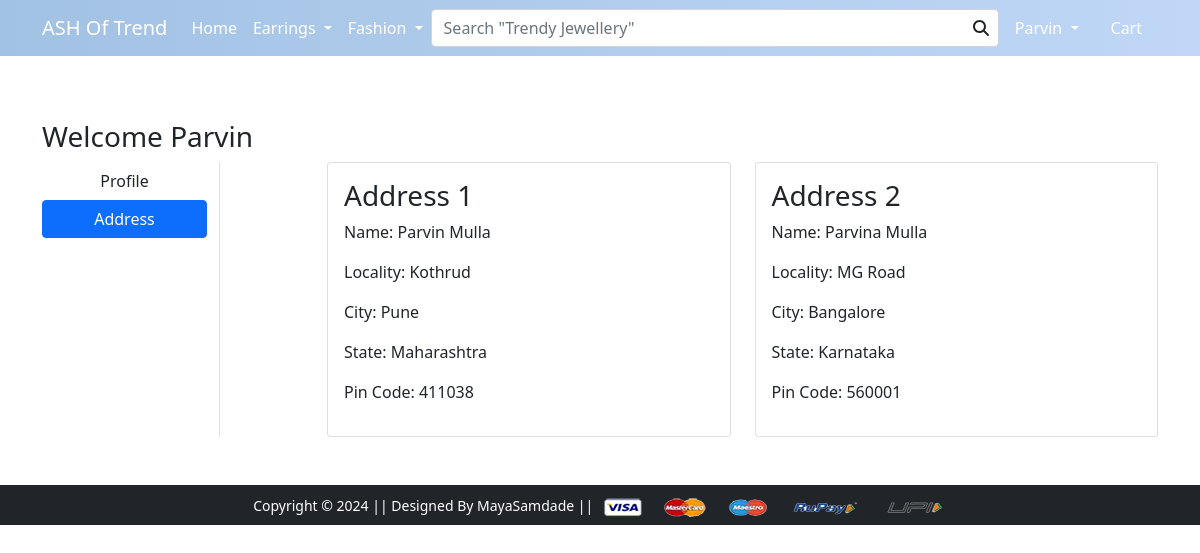
Page /address/ (signed in) on the committed database.
### app/models.py (models this page shows, shortened)
class Customer(models.Model):
    user = models.ForeignKey(User, on_delete=models.CASCADE)
    name = models.CharField(max_length=200)
    locality = models.CharField(max_length=200)
    city = models.CharField(max_length=50)
    zipcode = models.IntegerField()
    state = models.CharField(choices=STATE_CHOICES, max_length=50)

### app/views.py (the view)
# urls.py: path('address/', views.address, name='address'),
@login_required
def address(request):
    add = Customer.objects.filter(user=request.user)  # Only fetch addresses for the logged-in user
    return render(request, 'app/address.html', {'add': add, 'active': 'btn-primary'})

### app/context_processors.py (called while the page is built)
def cart_item_count(request):
    count = 0
    if request.user.is_authenticated:
        count = Cart.objects.filter(user=request.user).count()
    if count > 0:
        return {'cart_item_count': count}
    return {'cart_item_count': 0}

### app/templates/app/address.html (shortened to what this page needs)
{% extends 'app/base.html' %}
{% load static %}
{% block main-content %}
<div class="container my-5"><br><br><br>
    <div class="row">
        <h3>Welcome <span class="text-capitalize">{{request.user}}</span></h3>
        <div class="col-sm-2 border-end">
            <ul class="list-unstyled">
                <li class="d-grid"><a href="{% url 'profile' %}" class="btn">Profile</a></li>
                <li class="d-grid"><a href="{% url 'address' %}" class="btn {{active}}">Address</a></li>
            </ul>
        </div>
        <div class="col-sm-9 offset-sm-1">
            <div class="row">
                {% for ad in add %}
                <div class="col-sm-6">
                    <div class="card">
                        <div class="card-body">
                            <h3>Address {{forloop.counter}}</h3>
                            <p>Name: {{ad.name}}</p>
                            <p>Locality: {{ad.locality}}</p>
                            <p>City: {{ad.city}}</p>
                            <p>State: {{ad.state}}</p>
                            <p>Pin Code: {{ad.zipcode}}</p>
                        </div>
                    </div>
                </div>
                {% endfor %}
            </div>
        </div>
    </div>
</div>
{% endblock main-content %}

### app/templates/app/base.html (shortened to what this page needs)
<!doctype html>
{% load static %}
<html lang="en">
  <head>
    <link href="https://cdn.jsdelivr.net/npm/bootstrap@5.0.0-beta1/dist/css/bootstrap.min.css" rel="stylesheet">
    <link rel="stylesheet" href="{% static 'app/css/owl.carousel.min.css' %}">
    <link rel="stylesheet" href="{% static 'app/css/all.min.css' %}">
    <link rel="stylesheet" href="{% static 'app/css/style.css' %}">
  </head>
  <body>
    <nav class="navbar navbar-expand-lg navbar-dark fixed-top" style="background: linear-gradient(to right, #a2c2e3, #c0d7f7);">
      <div class="container">
        <a class="navbar-brand" href="/">ASH Of Trend</a>
        <div class="collapse navbar-collapse" id="navbarSupportedContent">
          <ul class="navbar-nav me-auto mb-2 mb-lg-0">
            <li class="nav-item">
              <a class="nav-link active" aria-current="page" href="/">Home</a>
            </li>
            <li class="nav-item dropdown">
              <a class="nav-link dropdown-toggle text-white" href="#" id="electronicsDropdown" role="button" data-bs-toggle="dropdown" aria-expanded="false">
                Earrings
              </a>
            </li>
            <li class="nav-item dropdown">
              <a class="nav-link dropdown-toggle text-white" href="#" id="fashionDropdown" role="button" data-bs-toggle="dropdown" aria-expanded="false">
                Fashion
              </a>
            </li>
          </ul>
          <form class="position-relative search-bar mx-auto" id="search-form">
            <input
                id="search-input"
                class="form-control"
                type="search"
                placeholder='Search "Trendy Jewellery"'
                aria-label="Search"
                autocomplete="off"
            />
            <span class="search-icon">
                <i class="fas fa-search"></i>
            </span>
        </form>
          <div>
            <ul class="navbar-nav me-auto mb-2 mb-lg-0">
                {% if request.user.is_authenticated %}
                    <li class="nav-item dropdown mx-2">
                        <a class="nav-link dropdown-toggle text-white" href="#" id="profileDropdown" role="button" data-bs-toggle="dropdown" aria-expanded="false">
                            <span class="text-capitalize">{{request.user}}</span>
                        </a>
                    </li>
                    <li class="nav-item mx-2">
                      <a href="{% url 'showcart' %}" class="nav-link text-white">
                          Cart
                      </a>
                  </li>
                {% endif %}
            </ul>
        </div>
        </div>
      </div>
    </nav>
    {% block main-content %} {% endblock main-content %}
    <footer class="container-fluid bg-dark text-center p-2 mt-5">
        <small class="text-white">Copyright &copy; 2024 || Designed By MayaSamdade || </small>
        <img src="{% static 'app/images/payment.png' %}" alt="" srcset="" class="img-fluid" height="2px">
    </footer>
  </body>
</html>

### app/templates/app/base.html (style rules this page uses)
.search-bar { width: 60%; }
.search-bar input[type="search"] { padding-right: 40px; }
.search-icon { position: absolute; right: 10px; top: 50%; transform: translateY(-50%); cursor: pointer; }

### rows in the picture
Customer: name "Parvin Mulla", locality "Kothrud", city "Pune", state "Maharashtra", zipcode "411038"
Customer: name "Parvina Mulla", locality "MG Road", city "Bangalore", state "Karnataka", zipcode "560001"

### other values in the picture
{{ request.user }} "Parvin"
